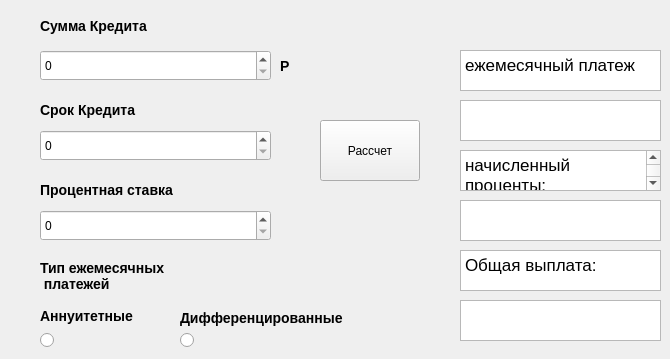
    <widget class="QWidget" name="credit_calc">
     <attribute name="title">
      <string>Кредитный</string>
     </attribute>
     <widget class="QLabel" name="label_Sumtxt">
      <property name="geometry">
       <rect>
        <x>40</x>
        <y>10</y>
        <width>121</width>
        <height>31</height>
       </rect>
      </property>
      <property name="styleSheet">
       <string notr="true">QLabel {
	font-size: 14px;
	font-weight: 700;
}</string>
      </property>
      <property name="text">
       <string>Сумма Кредита</string>
      </property>
     </widget>
     <widget class="QLabel" name="label_Durationtxt">
      <property name="geometry">
       <rect>
        <x>40</x>
        <y>100</y>
        <width>111</width>
        <height>20</height>
       </rect>
      </property>
      <property name="styleSheet">
       <string notr="true">QLabel {
	font-size: 14px;
	font-weight: 700;
}</string>
      </property>
      <property name="text">
       <string>Срок Кредита</string>
      </property>
     </widget>
     <widget class="QLabel" name="label_ratetxt">
      <property name="geometry">
       <rect>
        <x>40</x>
        <y>180</y>
        <width>141</width>
        <height>20</height>
       </rect>
      </property>
      <property name="styleSheet">
       <string notr="true">QLabel {
	font-size: 14px;
	font-weight: 700;
}</string>
      </property>
      <property name="text">
       <string>Процентная ставка</string>
      </property>
     </widget>
     <widget class="QLabel" name="label_Ann">
      <property name="geometry">
       <rect>
        <x>40</x>
        <y>300</y>
        <width>101</width>
        <height>31</height>
       </rect>
      </property>
      <property name="styleSheet">
       <string notr="true">QLabel {
	font-size: 14px;
	font-weight: 700;
}</string>
      </property>
      <property name="text">
       <string>Аннуитетные</string>
      </property>
     </widget>
     <widget class="QLabel" name="label_payType">
      <property name="geometry">
       <rect>
        <x>40</x>
        <y>260</y>
        <width>141</width>
        <height>31</height>
       </rect>
      </property>
      <property name="styleSheet">
       <string notr="true">QLabel {
	font-size: 14px;
	font-weight: 700;
}</string>
      </property>
      <property name="text">
       <string>Тип ежемесячных
 платежей</string>
      </property>
     </widget>
     <widget class="QLabel" name="label_Dif">
      <property name="geometry">
       <rect>
        <x>180</x>
        <y>310</y>
        <width>171</width>
        <height>16</height>
       </rect>
      </property>
      <property name="styleSheet">
       <string notr="true">QLabel {
	font-size: 14px;
	font-weight: 700;
}</string>
      </property>
      <property name="text">
       <string>Дифференцированные</string>
      </property>
     </widget>
     <widget class="QLabel" name="label_2">
      <property name="geometry">
       <rect>
        <x>280</x>
        <y>50</y>
        <width>21</width>
        <height>31</height>
       </rect>
      </property>
      <property name="styleSheet">
       <string notr="true">QLabel {
	font-size: 14px;
	font-weight: 700;
}</string>
      </property>
      <property name="text">
       <string>P</string>
      </property>
     </widget>
     <widget class="QRadioButton" name="radioButton_type1">
      <property name="geometry">
       <rect>
        <x>40</x>
        <y>330</y>
        <width>31</width>
        <height>20</height>
       </rect>
      </property>
      <property name="styleSheet">
       <string notr="true">QRadioButton {
	border: none;
}</string>
      </property>
      <property name="text">
       <string/>
      </property>
     </widget>
     <widget class="QRadioButton" name="radioButton_type2">
      <property name="geometry">
       <rect>
        <x>180</x>
        <y>330</y>
        <width>41</width>
        <height>20</height>
       </rect>
      </property>
      <property name="text">
       <string/>
      </property>
     </widget>
     <widget class="QPushButton" name="pushButton_count">
      <property name="geometry">
       <rect>
        <x>320</x>
        <y>120</y>
        <width>100</width>
        <height>61</height>
       </rect>
      </property>
      <property name="styleSheet">
       <string notr="true">QPushButton {
	
	font: 700 20pt &quot;Times&quot;;
}</string>
      </property>
      <property name="text">
       <string>Рассчет</string>
      </property>
     </widget>
     <widget class="QSpinBox" name="spinBox_Summa">
      <property name="geometry">
       <rect>
        <x>40</x>
        <y>50</y>
        <width>231</width>
        <height>31</height>
       </rect>
      </property>
      <property name="maximum">
       <number>100000000</number>
      </property>
     </widget>
     <widget class="QSpinBox" name="spinBox_duration">
      <property name="geometry">
       <rect>
        <x>40</x>
        <y>130</y>
        <width>231</width>
        <height>31</height>
       </rect>
      </property>
     </widget>
     <widget class="QSpinBox" name="spinBox_percas">
      <property name="geometry">
       <rect>
        <x>40</x>
        <y>210</y>
        <width>231</width>
        <height>31</height>
       </rect>
      </property>
     </widget>
     <widget class="QTextEdit" name="textEdit_overpay">
      <property name="geometry">
       <rect>
        <x>460</x>
        <y>200</y>
        <width>201</width>
        <height>41</height>
       </rect>
      </property>
     </widget>
     <widget class="QTextEdit" name="textEdit_payment">
      <property name="geometry">
       <rect>
        <x>460</x>
        <y>100</y>
        <width>201</width>
        <height>41</height>
       </rect>
      </property>
     </widget>
     <widget class="QTextEdit" name="textEdit_total">
      <property name="geometry">
       <rect>
        <x>460</x>
        <y>300</y>
        <width>201</width>
        <height>41</height>
       </rect>
      </property>
     </widget>
     <widget class="QTextEdit" name="textEdit_6">
      <property name="geometry">
       <rect>
        <x>460</x>
        <y>50</y>
        <width>201</width>
        <height>41</height>
       </rect>
      </property>
      <property name="html">
       <string>&lt;!DOCTYPE HTML PUBLIC &quot;-//W3C//DTD HTML 4.0//EN&quot; &quot;http://www.w3.org/TR/REC-html40/strict.dtd&quot;&gt;
&lt;html&gt;&lt;head&gt;&lt;meta name=&quot;qrichtext&quot; content=&quot;1&quot; /&gt;&lt;meta charset=&quot;utf-8&quot; /&gt;&lt;style type=&quot;text/css&quot;&gt;
p, li { white-space: pre-wrap; }
&lt;/style&gt;&lt;/head&gt;&lt;body style=&quot; font-family:'.AppleSystemUIFont'; font-size:13pt; font-weight:400; font-style:normal;&quot;&gt;
&lt;p style=&quot; margin-top:0px; margin-bottom:0px; margin-left:0px; margin-right:0px; -qt-block-indent:0; text-indent:0px;&quot;&gt;ежемесячный платеж&lt;/p&gt;&lt;/body&gt;&lt;/html&gt;</string>
      </property>
     </widget>
     <widget class="QTextEdit" name="textEdit_overpayment">
      <property name="geometry">
       <rect>
        <x>460</x>
        <y>150</y>
        <width>201</width>
        <height>41</height>
       </rect>
      </property>
      <property name="html">
       <string>&lt;!DOCTYPE HTML PUBLIC &quot;-//W3C//DTD HTML 4.0//EN&quot; &quot;http://www.w3.org/TR/REC-html40/strict.dtd&quot;&gt;
&lt;html&gt;&lt;head&gt;&lt;meta name=&quot;qrichtext&quot; content=&quot;1&quot; /&gt;&lt;meta charset=&quot;utf-8&quot; /&gt;&lt;style type=&quot;text/css&quot;&gt;
p, li { white-space: pre-wrap; }
&lt;/style&gt;&lt;/head&gt;&lt;body style=&quot; font-family:'.AppleSystemUIFont'; font-size:13pt; font-weight:400; font-style:normal;&quot;&gt;
&lt;p style=&quot; margin-top:0px; margin-bottom:0px; margin-left:0px; margin-right:0px; -qt-block-indent:0; text-indent:0px;&quot;&gt;начисленный проценты:&lt;/p&gt;&lt;/body&gt;&lt;/html&gt;</string>
      </property>
     </widget>
     <widget class="QTextEdit" name="textEdit_8">
      <property name="geometry">
       <rect>
        <x>460</x>
        <y>250</y>
        <width>201</width>
        <height>41</height>
       </rect>
      </property>
      <property name="html">
       <string>&lt;!DOCTYPE HTML PUBLIC &quot;-//W3C//DTD HTML 4.0//EN&quot; &quot;http://www.w3.org/TR/REC-html40/strict.dtd&quot;&gt;
&lt;html&gt;&lt;head&gt;&lt;meta name=&quot;qrichtext&quot; content=&quot;1&quot; /&gt;&lt;meta charset=&quot;utf-8&quot; /&gt;&lt;style type=&quot;text/css&quot;&gt;
p, li { white-space: pre-wrap; }
&lt;/style&gt;&lt;/head&gt;&lt;body style=&quot; font-family:'.AppleSystemUIFont'; font-size:13pt; font-weight:400; font-style:normal;&quot;&gt;
&lt;p style=&quot; margin-top:0px; margin-bottom:0px; margin-left:0px; margin-right:0px; -qt-block-indent:0; text-indent:0px;&quot;&gt;Общая выплата:&lt;/p&gt;&lt;/body&gt;&lt;/html&gt;</string>
      </property>
     </widget>
    </widget>
